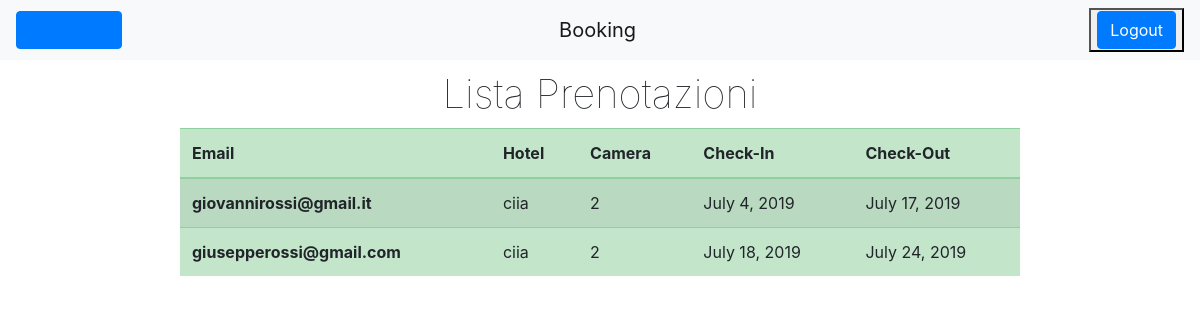
Page /homeAlbergatore/ (signed in) on the earlier database version.
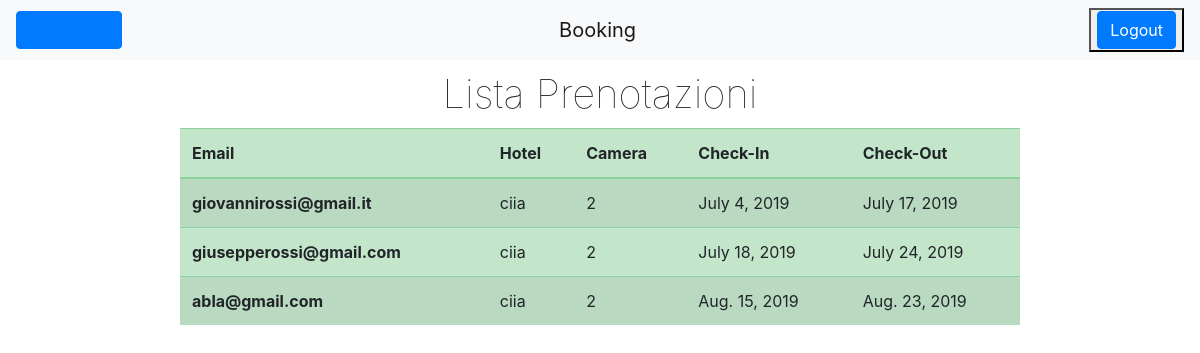
Same page on the later database version.
### ProgettoISW/models.py (models this page shows, shortened)
class Prenotazione(models.Model):
    email = models.EmailField()
    camera = models.ForeignKey(Camera, on_delete=models.CASCADE)
    checkIn = models.DateField()
    checkOut = models.DateField()

class Camera(models.Model):
    hotel = models.ForeignKey(Hotel, on_delete=models.CASCADE)
    numero = models.IntegerField()
    nLetti = models.IntegerField()
    prezzo = models.FloatField()
    servizi = models.TextField()

class Hotel(models.Model):
    albergatore = models.ForeignKey(Albergatore, on_delete=models.CASCADE)
    nome = models.CharField(max_length=100)
    descrizione = models.TextField()
    citta = models.CharField(max_length=100)
    indirizzo = models.CharField(max_length=100)

### ProgettoISW/views.py (the view)
# urls.py: path('homeAlbergatore/', views.homeAlbergatore),
def homeAlbergatore(request):
    if 'nomeAlbergatore' in request.session:
        for a in Albergatore.objects.all():
            if a.username == request.session['nomeAlbergatore']:
                albergatore = a
                elencoPrenotazioni = []
                for p in Prenotazione.objects.all():
                    if p.camera.hotel.albergatore.username == albergatore.username:
                        elencoPrenotazioni.append(p)
                return render(request, "homeAlbergatore.html", {'prenotazioni': elencoPrenotazioni})
        return redirect('/home/')
    else:
        return redirect('/home/')

### templates/homeAlbergatore.html (shortened to what this page needs)
{% extends "base.html" %}
{% block tasto-sinistro %}
    <button id="lista-hotel" class="btn btn-primary" type="button">
            <a href="/listaHotel/">Lista Hotel</a>
    </button>
{% endblock %}
{% block content %}
    <main>
        <div class="wrapper">
            <h1 id="maintitle">Lista Prenotazioni</h1>
            <table class="table table-striped table-hover table-success">
                <thead>
                    <tr>
                        <th scope="col">Email</th>
                        <th scope="col">Hotel</th>
                        <th scope="col">Camera</th>
                        <th scope="col">Check-In</th>
                        <th scope="col">Check-Out</th>
                    </tr>
                </thead>
                <tbody>
                    {% for p in prenotazioni %}
                    <tr>
                        <th scope="row">{{ p.email }}</th>
                        <td>{{ p.camera.hotel.nome }}</td>
                        <td>{{ p.camera.numero }}</td>
                        <td>{{ p.checkIn }}</td>
                        <td>{{ p.checkOut }}</td>
                    </tr>
                    {% endfor %}
                </tbody>
            </table>
        </div>
    </main>
{% endblock %}

### templates/base.html (shortened to what this page needs)
<!DOCTYPE html>
<html lang="en">
{% load static %}
<head>
    <link rel="stylesheet" href="https://stackpath.bootstrapcdn.com/bootstrap/4.3.1/css/bootstrap.min.css">
    <link rel="stylesheet" href="{% static 'css/style.css' %}" type="text/css">
</head>
<body>
    <nav class="navbar navbar-light bg-light justify-content">
        {% block tasto-sinistro %}{% endblock %}
        <a class="navbar-brand booki" href="/home/">Booking</a>
        {% if request.session.nomeAlbergatore is not None %}
            <button id="logout" type="button">
                <a href="/logout/" class="btn btn-primary">Logout</a>
            </button>
        {% else %}
            <button id="login"  type="button">
                <a href="/login/" class="btn btn-primary" >Login</a>
            </button>
        {% endif %}
    </nav>
    {% block content %}{% endblock %}
</body>
</html>

### static/css/style.css (style rules this page uses)
#maintitle { margin: 10px 0; font-weight: lighter; text-align: center; }
.wrapper { width: 70%; margin: auto; }
table { background-color: unset; }

Differences in the rows shown:
added Prenotazione: email "abla@gmail.com", camera.hotel.nome "ciia", camera.numero "2", checkIn "Aug. 15, 2019", checkOut "Aug. 23, 2019"
